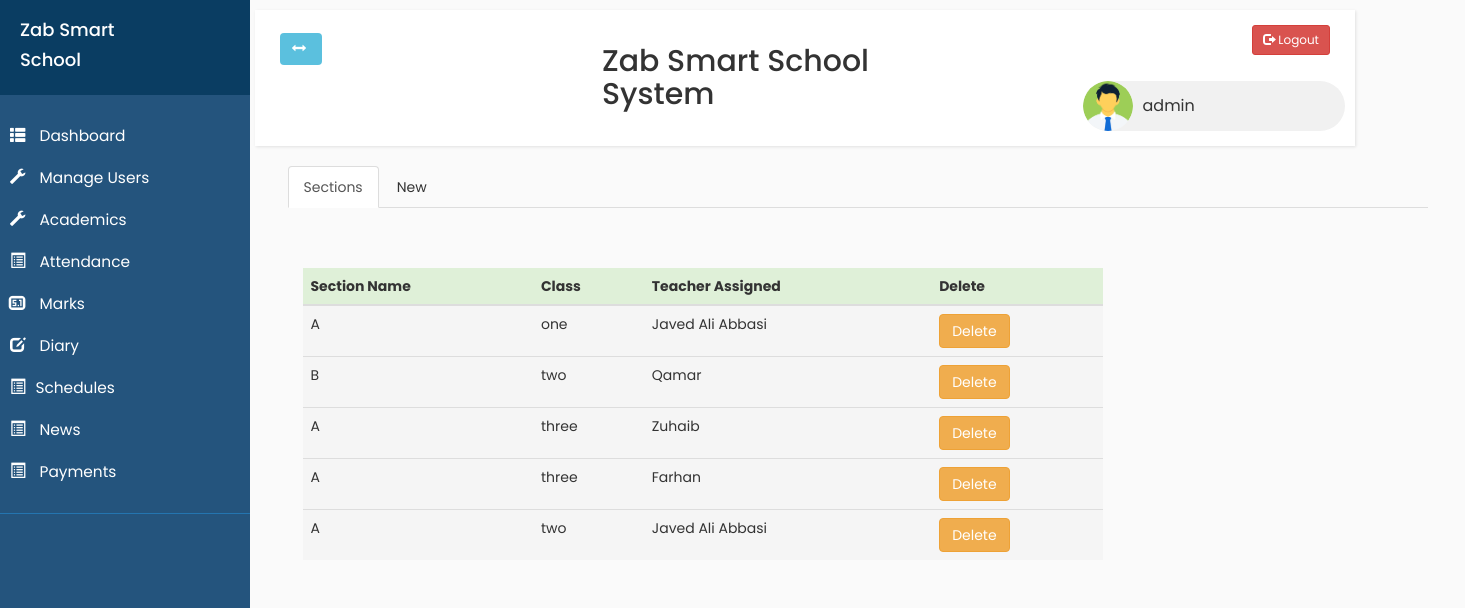
/Application/admin/manageSection.php (signed in), run on the app's committed database.
### tables this page shows
CREATE TABLE `admin_tb` (
  `admin_id` int(11) NOT NULL,
  `adminname` varchar(50) NOT NULL,
  `admin_email` varchar(50) NOT NULL,
  `admin_phone` varchar(50) NOT NULL,
  `username` varchar(50) NOT NULL,
  `password` varchar(50) NOT NULL
);

CREATE TABLE `section` (
  `section_id` int(100) NOT NULL,
  `section_name` varchar(50) NOT NULL,
  `class_id` int(11) NOT NULL,
  `teacher_id` int(11) NOT NULL
);

CREATE TABLE `class_tb` (
  `class_id` int(11) NOT NULL,
  `class_name` varchar(50) NOT NULL
);

CREATE TABLE `teacher_tb` (
  `teacher_id` int(11) NOT NULL,
  `teacher_name` varchar(50) NOT NULL,
  `email` varchar(50) NOT NULL,
  `phone` varchar(50) NOT NULL,
  `username` varchar(50) NOT NULL,
  `password` varchar(50) NOT NULL
);

### Application/admin/manageSection.php (the view, shortened to what this page needs)
<?php
if ($_SESSION["login_admin"] == null) {
  header("location:  index.php");
} else {
  include_once('include/admin_navbar.php');
  ?>
  <div class="container">
    <ul class="nav nav-tabs">
      <li class="active"><a data-toggle="tab" href="#table">Sections</a></li>
      <li><a data-toggle="tab" href="#new">New</a></li>
    </ul>
    <br>
    <div class="tab-content">
      <div id="table" class="tab-pane fade in active">
        <div class="container">
          <br><br>
          <table class="table" style="width: 800px;">
            <?php
              $connection = mysqli_connect("localhost", "root", "", "sms1_db");
              $query = "SELECT * FROM section";
              $query_run = mysqli_query($connection, $query);
              ?>
            <thead>
              <tr class="success">
                <th>Section Name</th>
                <th>Class</th>
                <th>Teacher Assigned</th>
                <th>Delete</th>
              </tr>
            </thead>
            <tbody>
              <?php
                if (mysqli_num_rows($query_run) > 0) {
                  while ($row = mysqli_fetch_assoc($query_run)) {
                    ?>
                  <tr class="active">
                    <td><?php echo $row["section_name"] ?></td>
                    <?php
                          $class_id = $row["class_id"];
                          $teacher_id = $row["teacher_id"];
                          $query1 = "SELECT * from class_tb where class_id=$class_id";
                          $query_run1 = mysqli_query($connection, $query1);
                          $class = mysqli_fetch_assoc($query_run1);
                          $query2 = "SELECT * from teacher_tb where teacher_id=$teacher_id";
                          $query_run2 = mysqli_query($connection, $query2);
                          $teacher = mysqli_fetch_assoc($query_run2);
                          ?>
                    <td><?php echo $class["class_name"] ?></td>
                    <td><?php echo $teacher["teacher_name"] ?></td>
                    <td><button class="btn btn-warning" onclick="deleteUser(<?php echo $row['section_id'] ?>)">Delete</button></td>
                  </tr>
              <?php
                  }
                } else {
                  echo "No record found";
                }
                ?>
            </tbody>
          </table>
        </div>
      </div>
    </div>
  </div>
  </body>
  </html>
<?php
}
?>

### Application/admin/include/admin_navbar.php (shortened to what this page needs)
<?php
$connection = mysqli_connect("localhost", "root", "", "sms1_db");
?>
<!DOCTYPE html>
<html>
<head>
    <link rel="stylesheet" href="https://maxcdn.bootstrapcdn.com/bootstrap/3.3.7/css/bootstrap.min.css">
    <link rel="stylesheet" href="style4.css" type="text/css">
    <link rel="stylesheet" href="https://cdnjs.cloudflare.com/ajax/libs/font-awesome/4.7.0/css/font-awesome.min.css">
    <link rel="stylesheet" href="https://maxcdn.bootstrapcdn.com/bootstrap/3.4.0/css/bootstrap.min.css">
    <link rel="stylesheet" href="style4.css" type="text/css">
</head>
<body>
    <div class="wrapper">
        <nav id="sidebar">
            <div class="sidebar-header">
                <h4>Zab Smart </h4>
                <h4> School</h4>
            </div>
            <ul class="list-unstyled components ">
                <li>
                    <a href="profile.php">
                        <i class="glyphicon glyphicon-th-list"></i>
                        Dashboard
                    </a>
                </li>
                <li>
                    <a href="javascript:;" data-toggle="collapse" data-target="#posts_dropdown">
                        <i class="
                            glyphicon glyphicon-wrench">
                        </i>
                        Manage Users
                    </a>
                </li>
                <li>
                    <a href="javascript:;" data-toggle="collapse" data-target="#classes_dropdown"><i class="
                                    glyphicon glyphicon-wrench"></i> Academics
                    </a>
                </li>
                <li>
                    <a href="javascript:;" data-toggle="collapse" data-target="#attendance_dropdown"><i class="glyphicon glyphicon-list-alt"></i> Attendance
                    </a>
                </li>
                <li>
                    <a href="ViewMarks.php">
                        <i class="glyphicon glyphicon-sound-5-1"></i>
                        Marks
                    </a>
                    <a href="ViewDiary.php">
                        <i class="glyphicon glyphicon-edit"></i>
                        Diary
                    </a>
                </li>
                <li>
                    <a href="javascript:;" data-toggle="collapse" data-target="#schedules_dropdown"><i class="glyphicon glyphicon-list-alt"></i>Schedules
                    </a>
                </li>
                <li>
                    <a href="javascript:;" data-toggle="collapse" data-target="#news_dropdown"><i class="glyphicon glyphicon-list-alt"></i> News
                    </a>
                </li>
                <li>
                    <a href="javascript:;" data-toggle="collapse" data-target="#fee_dropdown"><i class="glyphicon glyphicon-list-alt"></i> Payments
                    </a>
                </li>
            </ul>
        </nav>
        <div id="content">
            <div class="row"style=" width:1100px">
                <nav class="navbar navbar-default ">
                    <div class="container-fluid ">
                        <div class="col-lg-1.0">
                            <div class="navbar-header ">
                                <button type="button" id="sidebarCollapse" class="btn btn-info navbar-btn">
                                    <i class="
								glyphicon glyphicon-resize-horizontal"></i>
                                </button>
                            </div>
                            <div class="col-lg-9">
                                <div class="zab">
                                    <h2>Zab Smart School System</h2>
                                </div>
                            </div>
                            <?php
                            $admin_name = "";
                            if ($_SESSION["login_admin"] != null) {
                                $username = $_SESSION['login_admin'];
                                $query = "SELECT * FROM admin_tb WHERE username='$username'";
                                $query_run = mysqli_query($connection, $query);
                                if (mysqli_num_rows($query_run) == 1) {
                                    $row = mysqli_fetch_assoc($query_run);
                                    $admin_name = $row["adminname"];
                                }
                            } else {
                                header("header: index.php");
                            }
                            ?>
                            <a href="../../logout.php" id="destroy" class="btn btn-danger btn-sm" style="float: right;">
                                <span class="glyphicon glyphicon-log-out"></span> Logout
                            </a>
                            <div class="col-lg-1.5">
                                <div class="chip navbar-right col-xs-3 ">
                                    <img src="avatar.png">
                                    <?php echo  $admin_name ?>
                                </div>
                            </div>
                        </div>
                    </div>
                </nav>
            </div>

### Application/admin/style4.css (style rules this page uses)
body { font-family: 'Poppins', sans-serif; background: #fafafa; margin-top: -10px; overflow-x: hidden; box-sizing: border-box; }
a, a:hover, a:focus { color: inherit; text-decoration: none; transition: all 0.3s; }
.navbar { padding: 15px 10px; background: #fff; border: none; border-radius: 0; margin-bottom: 20px; box-shadow: 1px 1px 3px rgba(0, 0, 0, 0.1); }
.navbar-btn { box-shadow: none; outline: none !important; border: none; }
i, span { display: inline-block; }
.wrapper { display: flex; align-items: stretch; }
#sidebar { min-width: 250px; max-width: 250px; background: #24547D;; color: #fff; transition: all 0.6s; }
#sidebar ul li a { text-align: left; }
#sidebar .sidebar-header { padding: 20px; background: #0A3D62; height: 105px; }
#sidebar ul.components { padding: 20px 0; border-bottom: 1px solid #2475B0; }
#sidebar ul li a { padding: 10px; font-size: 1.1em; display: block; }
#sidebar ul li a i { margin-right: 10px; }
a[data-toggle="collapse"] { position: relative; }
#content { padding: 20px; min-height: 100vh; transition: all 0.3s; width: 100%; }
.zab { margin-left: 35%; margin-right: 25%; }
.chip { display: inline-block; padding: 0 25px; height: 50px; font-size: 16px; line-height: 50px; border-radius: 25px; background-color: #f1f1f1; margin-top: -40px; }
.chip img { float: left; margin: 0 10px 0 -25px; height: 50px; width: 50px; border-radius: 50%; }

### data on the page
admin_tb: adminname "admin"
section: section_name "A", class.class_name "one", teacher.teacher_name "Javed Ali Abbasi"
section: section_name "B", class.class_name "two", teacher.teacher_name "Qamar"
section: section_name "A", class.class_name "three", teacher.teacher_name "Zuhaib"
section: section_name "A", class.class_name "three", teacher.teacher_name "Farhan"
section: section_name "A", class.class_name "two", teacher.teacher_name "Javed Ali Abbasi"
